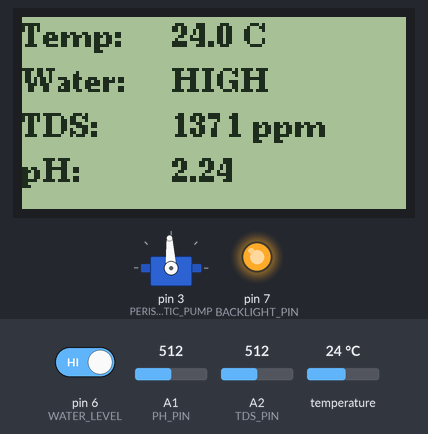
The sketch below on a simulated Arduino Uno, built with avr-gcc and run on an emulated ATmega328P. Parts: servo, 128×64 one-colour display, output pins drawn as LEDs (lit = HIGH). The inputs (shaded band) are chosen by the test bench; at power-on: pin 6 (WATER_LEVEL) HIGH, temperature 24 °C, A1 (PH_PIN) = 512, A2 (TDS_PIN) = 512. Pins used as bus, display or sensor lines are not drawn; what the sketch prints to the serial monitor is not drawn.

Above: at 8.7 s.
8.8 s: pin 6 (WATER_LEVEL) driven LOW
At 10.0 s:
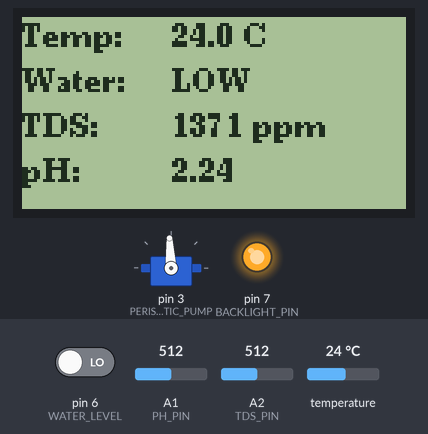
10.6 s: temperature set to 12 °C
At 11.5 s:
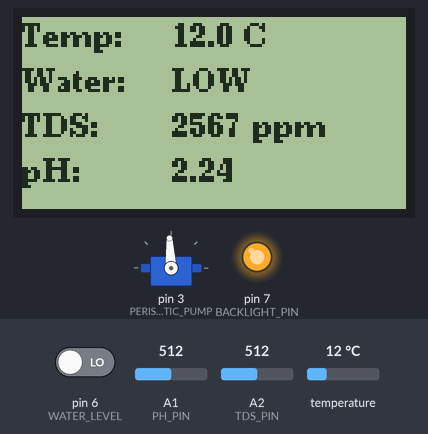
12.6 s: A1 (PH_PIN) set to 716
At 16.6 s:
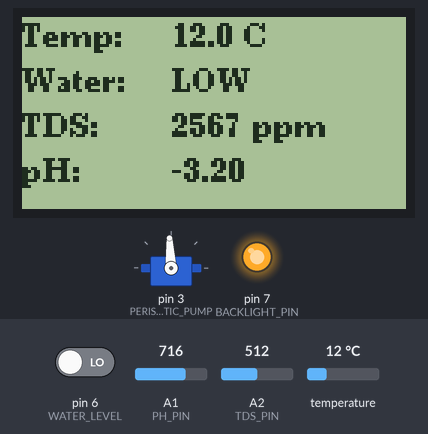
17.6 s: A2 (TDS_PIN) set to 716
At 20.1 s:
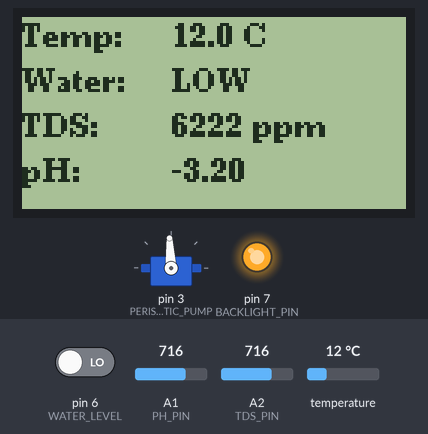
20.6 s: temperature set to 19 °C
At 21.6 s:
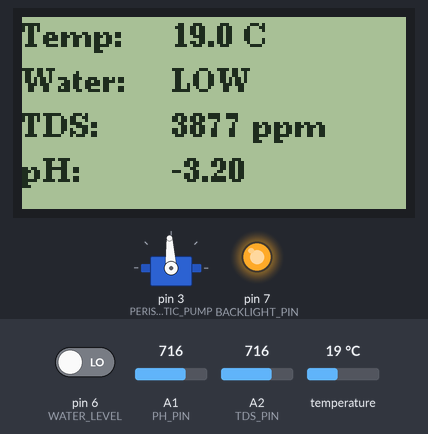
22.6 s: A1 (PH_PIN) set to 900
At 25.1 s:
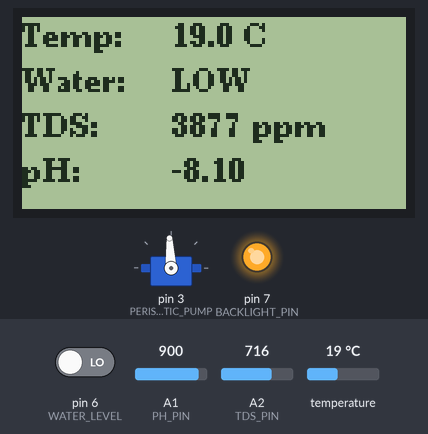
Timing chart, 0 to 26.6 s (numbered marks = the images above; inputs shaded):
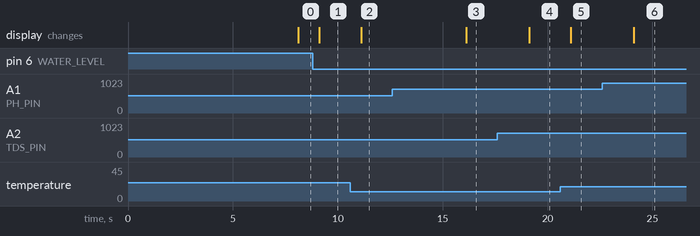

The sketch:

Hydroponic.ino
```cpp
#include <OneWire.h>
#include <DallasTemperature.h>
#include <U8g2lib.h>
#include <Servo.h>

// Add precision reaDINGS FOR TDS AND PH


// Green Onion Parameters
//ph Range 5.5 - 6.5
// Nutrients Strength 700ppm - 1200 ppm
// Temp Range 13-24 C


const float PH_LOWER = 5.5;
const float PH_UPPER = 6.5;
const int NutrientsUpperBound = 1200;
const int NutrientsLowerBound = 700;
const int TempRangeUpper = 24;
const int TempRangeLower = 13;

///


// --- Pins ---
const int TEMP_PIN      = 4;
const int WATER_LEVEL   = 6;
const int BACKLIGHT_PIN = 7;
const int PH_PIN        = A1;
const int TDS_PIN       = A2;
const int TDS_POWER_PIN = 5;// This has to have the VCC wire into the D pin in the 5 digital pin group
const int PERISTALTIC_PUMP = 3;
const int PUMP_STOP = 1500;   // stop band center
const int PUMP_RUN  = 1000;   // forward, medium speed; 500 = full speed


// --- Display tuning ---
const uint8_t CONTRAST = 30;    // tune 0-255 if the screen is blank or solid black

const float ADC_VREF = 5.0;
const float ADC_MAX  = 1023.0;

const bool  PH_CALIBRATED = true;
const float PH_V7 = 1.63;   // volts in pH 7 buffer
const float PH_V4 = 2.18;   // volts in pH 4 buffer


const unsigned long DOSE_MS     = 1500;          // pump run time per dose
const unsigned long MIX_MS      = 30000;        // 10 min mixing wait (use 30000 while testing)
const int MAX_DOSES_IN_A_ROW    = 5;             // lockout if TDS never recovers


const unsigned long SAMPLE_INTERVAL = 40;
unsigned long lastSample = 0;

const int SAMPLE_COUNT = 25;
int phSamples[SAMPLE_COUNT];
int tdsSamples[SAMPLE_COUNT];
int tdsCount = 0;
int phCount = 0;
float tdsValue = 0;
float phValue  = 0;

bool dataReady = false;
bool valuesReady = false;

const unsigned long READ_INTERVAL = 1000;  // ms between reads (must stay > 750)
unsigned long lastRead = 0;

OneWire oneWire(TEMP_PIN);
DallasTemperature sensors(&oneWire);
U8G2_ST7565_NHD_C12864_F_4W_HW_SPI u8g2(U8G2_R2, /* cs */ 10, /* dc */ 9, /* reset */ 8);
Servo pump;

int medianOf(const int *src, int n) {
  int tmp[SAMPLE_COUNT];
  for (int i = 0; i < n; i++) tmp[i] = src[i];
  for (int i = 1; i < n; i++) {
    int key = tmp[i];
    int j = i - 1;
    while (j >= 0 && tmp[j] > key) {
      tmp[j + 1] = tmp[j];
      j--;
    }
    tmp[j + 1] = key;
  }
  return tmp[n / 2];
}

float toVolts(int raw) {
  return raw * ADC_VREF / ADC_MAX;
}

float voltsToTds(float volts, float tempC) {
  float coeff = 1.0 + 0.02 * (tempC - 25.0);
  float v = volts / coeff;
  return (133.42 * v * v * v - 255.86 * v * v + 857.39 * v) * 0.5;
}

float voltsToPh(float volts) {
  float slope = (7.0 - 4.0) / (PH_V7 - PH_V4);
  return 7.0 + slope * (volts - PH_V7);
}

enum TDS_States {
  TDS_Stablize,
  TDS_Collection,
  pH_Recover,
  pH_Collection,
};


enum DoseState {
  DOSE_IDLE,
  DOSE_RUNNING,
  DOSE_MIXING,
  DOSE_LOCKOUT
};

DoseState doseState = DOSE_IDLE;
unsigned long doseStart = 0;
int dosesInARow = 0;


unsigned long stateStart = 0;
TDS_States current = TDS_Stablize;

void setup() {

  Serial.begin(9600);

  pinMode(WATER_LEVEL, INPUT_PULLUP);
  pinMode(BACKLIGHT_PIN, OUTPUT);
  pinMode(TDS_POWER_PIN, OUTPUT);
  digitalWrite(BACKLIGHT_PIN, HIGH);   // if the backlight stays off, try LOW
  digitalWrite(TDS_POWER_PIN, HIGH);

  pump.attach(PERISTALTIC_PUMP);
  pump.writeMicroseconds(PUMP_STOP);

  sensors.begin();
  sensors.setWaitForConversion(false); // don't block ~750 ms on each request
  sensors.requestTemperatures();       // start the first conversion

  Serial.print("Devices found: ");
  Serial.println(sensors.getDeviceCount());

  u8g2.begin();
  u8g2.setContrast(CONTRAST);
  u8g2.setFont(u8g2_font_ncenB08_tr);

  // Splash screen, shown until the first reading
  u8g2.clearBuffer();
  u8g2.drawStr(0, 10, "STARTING....");
  u8g2.sendBuffer();


  stateStart = millis();
}

void loop() {
    switch (current) {
    case TDS_Stablize:
      if (millis() - stateStart >= 1000){
        current = TDS_Collection;
        stateStart = millis();
        Serial.println("Stablize -> Collection");
      }
      break;

    case TDS_Collection:
      if (millis() - lastSample >= SAMPLE_INTERVAL) {
        lastSample = millis();
        tdsSamples[tdsCount] = analogRead(TDS_PIN);
        tdsCount++;
      }
      if (tdsCount >= SAMPLE_COUNT) {
        tdsCount = 0;
        digitalWrite(TDS_POWER_PIN, LOW);
        stateStart = millis();
        current = pH_Recover;
        Serial.println("Collection -> Recover");
      }
      break;

    case pH_Recover:
      if (millis() - stateStart >= 5000) {
        stateStart = millis();
        current = pH_Collection;
        Serial.println("Recover -> Collection");
      }
      break;

    case pH_Collection:
      if (millis() - lastSample >= SAMPLE_INTERVAL) {
        lastSample = millis();
        phSamples[phCount] = analogRead(PH_PIN);
        phCount++;
      }
      if (phCount >= SAMPLE_COUNT) {
        phCount = 0;
        dataReady = true;
        digitalWrite(TDS_POWER_PIN, HIGH);
        stateStart = millis();
        current = TDS_Stablize;
        Serial.println("Collection -> Stablize");
      }
      break;
  }

    // --- Nutrient dosing ---
  bool waterOk = (digitalRead(WATER_LEVEL) == HIGH);   // VERIFY: HIGH must mean normal level

  switch (doseState) {
    case DOSE_IDLE:
      if (valuesReady && waterOk) {
        if (tdsValue < NutrientsLowerBound) {
          pump.writeMicroseconds(PUMP_RUN);
          doseStart = millis();
          dosesInARow++;
          doseState = DOSE_RUNNING;
          Serial.println("Dose: IDLE -> RUNNING");
        } else {
          dosesInARow = 0;   // TDS is in range, reset the counter
        }
      }
      break;

    case DOSE_RUNNING:
      if (!waterOk || millis() - doseStart >= DOSE_MS) {
        pump.writeMicroseconds(PUMP_STOP);
        doseStart = millis();
        doseState = DOSE_MIXING;
        Serial.println("Dose: RUNNING -> MIXING");
      }
      break;

    case DOSE_MIXING:
      if (millis() - doseStart >= MIX_MS) {
        if (dosesInARow >= MAX_DOSES_IN_A_ROW) {
          doseState = DOSE_LOCKOUT;
          Serial.println("Dose: LOCKOUT - TDS not rising, check nutrient bottle/tubing");
        } else {
          doseState = DOSE_IDLE;
          Serial.println("Dose: MIXING -> IDLE");
        }
      }
      break;

    case DOSE_LOCKOUT:
      // Stays here until reset; refill the bottle, then press the board's reset button
      break;
  }

  if (millis() - lastRead >= READ_INTERVAL && dataReady > 0) {
    lastRead = millis();

    // Read the conversion started on the previous tick, then start the next one
    float tempC = sensors.getTempCByIndex(0);
    sensors.requestTemperatures();

    bool probeOk = (tempC != DEVICE_DISCONNECTED_C);
    bool level   = digitalRead(WATER_LEVEL);
    float phVolts  = toVolts(medianOf(phSamples, SAMPLE_COUNT));
    float tdsVolts = toVolts(medianOf(tdsSamples, SAMPLE_COUNT));
    float compTemp = probeOk ? tempC : 25.0;
    tdsValue = voltsToTds(tdsVolts, compTemp);
    phValue  = voltsToPh(phVolts);
    valuesReady = true;


    // --- Serial output ---
    Serial.println(level ? "WATER LEVEL HIGH" : "WATER LEVEL LOW");

    if (probeOk) {
      Serial.print("Temp: ");
      Serial.print(tempC);
      Serial.println(" C");
    } else {
      Serial.println("Probe not found - check wiring and 4.7k resistor");
    }

    // --- LCD output ---
    u8g2.clearBuffer();

    u8g2.drawStr(0, 10, "Temp:");
    u8g2.setCursor(50, 10);
    if (probeOk) {
      u8g2.print(tempC, 1);
      u8g2.print(" C");
    } else {
      u8g2.print("--");
    }

    u8g2.drawStr(0, 25, "Water:");
    u8g2.setCursor(50, 25);
    u8g2.print(level ? "HIGH" : "LOW");
    u8g2.drawStr(0, 40, "TDS:");
    u8g2.setCursor(50, 40);
    u8g2.print(tdsValue, 0);
    u8g2.print(" ppm");

    u8g2.drawStr(0, 55, "pH:");
    u8g2.setCursor(50, 55);
    if (PH_CALIBRATED) {
      u8g2.print(phValue, 2);
    } else {
      u8g2.print(phVolts, 2);
      u8g2.print(" V");
    }

    u8g2.sendBuffer();
  }
}
```

Measured:
- after the input at 8.8 s, the display: changes after 0.32 s (image 1)
- after the input at 10.6 s, the display: changes after 0.52 s (image 2)
- after the input at 12.6 s, the display: changes after 3.5 s (image 3)
- after the input at 17.6 s, the display: changes after 1.5 s (image 4)
- after the input at 20.6 s, the display: changes after 0.52 s (image 5)
- after the input at 22.6 s, the display: changes after 1.5 s (image 6)
